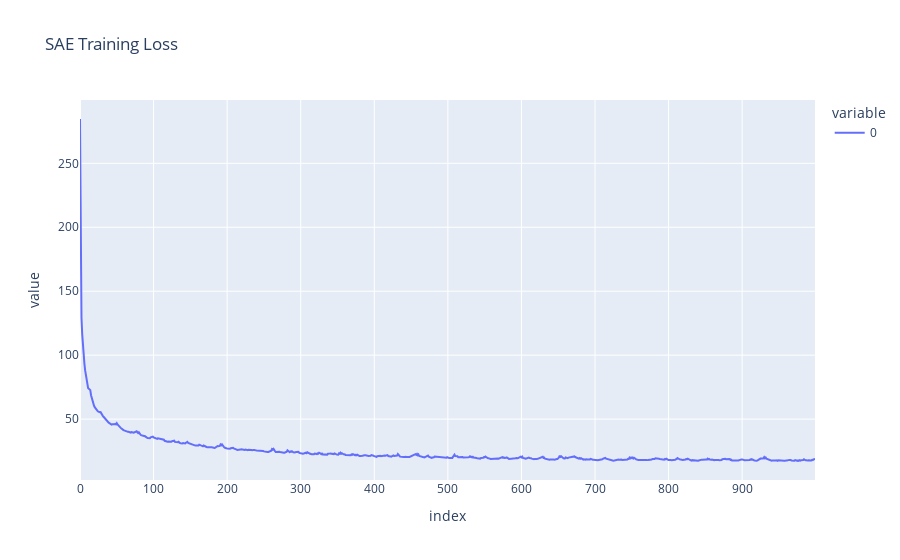

Source (notebook cell):
### Code cell
fig = px.line(sae_train_losses, title='SAE Training Loss')
fig.show()

### Figure 1 — Plotly figure (JSON) as saved in the notebook; plotly's stock layout.template omitted (floating-point values rounded to 4 significant figures; data arrays with more than 128 entries replaced by an {"elided": "..."} marker saying what was removed)
{"data": [{"hovertemplate": "variable=0<br>index=%{x}<br>value=%{y}<extra></extra>", "legendgroup": "0", "line": {"color": "#636efa", "dash": "solid"}, "marker": {"symbol": "circle"}, "mode": "lines", "name": "0", "orientation": "v", "showlegend": true, "type": "scatter", "x": {"elided": "1000 int values"}, "xaxis": "x", "y": {"elided": "1000 float values"}, "yaxis": "y"}], "layout": {"legend": {"title": {"text": "variable"}, "tracegroupgap": 0}, "title": {"text": "SAE Training Loss"}, "xaxis": {"anchor": "y", "domain": [0, 1], "title": {"text": "index"}}, "yaxis": {"anchor": "x", "domain": [0, 1], "title": {"text": "value"}}}}
